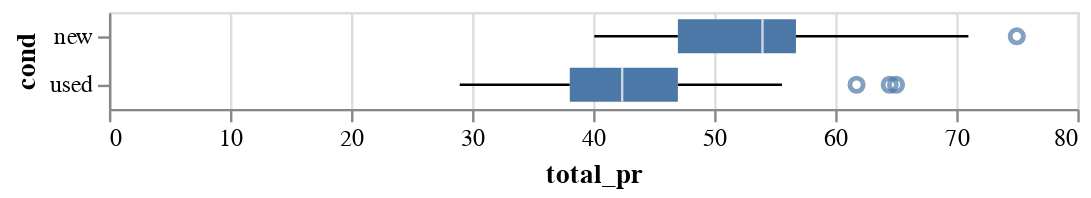

This figure's notebook cell:
### Code cell
alt.Chart(df).mark_boxplot().encode(
    x='total_pr',
    y='cond'
)

### Figure 1 — Vega-Lite specification as saved in the notebook (floating-point values rounded to 4 significant figures; data arrays with more than 128 entries replaced by an {"elided": "..."} marker saying what was removed)
{"config": {"view": {"continuousWidth": 400, "continuousHeight": 300}}, "data": {"name": "data-456bdac2f106bf75f00d4df083675f96"}, "mark": "boxplot", "encoding": {"x": {"type": "quantitative", "field": "total_pr"}, "y": {"type": "nominal", "field": "cond"}}, "$schema": "https://vega.github.io/schema/vega-lite/v4.8.1.json", "datasets": {"data-456bdac2f106bf75f00d4df083675f96": {"elided": "141 records"}}}
